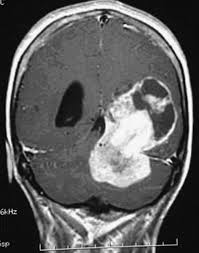
#> input picture mri1.jpg, 199 x 253 px
$ python 'Brain Tuomor Detector.py'
#> lines starting #> are read from the running program, lines starting #| are printed output that depends on the picture
### simpleimage.py
#!\Users\Lenovo\AppData\Local\Programs\Python\Python39\python.exe

"""
Stanford CS106AP SimpleImage

Written by Nick Parlante, Sonja Johnson-Yu, and Nick Bowman.
 -7/2019  version, has file reading, pix, foreach, hidden get/setpix

SimpleImage Features:
Create image:
  image = SimpleImage.blank(400, 200)   # create new image of size
  image = SimpleImage('foo.jpg')        # create from file

Access size
  image.width, image.height

Get pixel at x,y
  pix = image.get_pixel(x, y)
  # pix is RGB tuple like (100, 200, 0)

Set pixel at x,y
  image.set_pixel(x, y, pix)   # set data by tuple also

Get Pixel object at x,y
  pixel = image.get_pixel(x, y)
  pixel.red = 0
  pixel.blue = 255

Show image on screen
  image.show()

The main() function below demonstrates the above functions as a test.
"""

import sys
# If the following line fails, "Pillow" needs to be installed
from PIL import Image


def clamp(num):
    """
    Return a "clamped" version of the given num,
    converted to be an int limited to the range 0..255 for 1 byte.
    """
    num = int(num)
    if num < 0:
        return 0
    if num >= 256:
        return 255
    return num


class Pixel(object):
    """
    A pixel at an x,y in a SimpleImage.
    Supports set/get .red .green .blue
    and get .x .y
    """
    def __init__(self, image, x, y):
        self.image = image
        self._x = x
        self._y = y

    def __str__(self):
        return 'r:' + str(self.red) + ' g:' + str(self.green) + ' b:' + str(self.blue)

    # Pillow image stores each pixel color as a (red, green, blue) tuple.
    # So the functions below have to unpack/repack the tuple to change anything.

    @property
    def red(self):
        return self.image.px[self._x, self._y][0]

    @red.setter
    def red(self, value):
        rgb = self.image.px[self._x, self._y]
        self.image.px[self._x, self._y] = (clamp(value), rgb[1], rgb[2])

    @property
    def green(self):
        return self.image.px[self._x, self._y][1]

    @green.setter
    def green(self, value):
        rgb = self.image.px[self._x, self._y]
        self.image.px[self._x, self._y] = (rgb[0], clamp(value), rgb[2])

    @property
    def blue(self):
        return self.image.px[self._x, self._y][2]

    @blue.setter
    def blue(self, value):
        rgb = self.image.px[self._x, self._y]
        self.image.px[self._x, self._y] = (rgb[0], rgb[1], clamp(value))

    @property
    def x(self):
        return self._x

    @property
    def y(self):
        return self._y


# color tuples for background color names 'red' 'white' etc.
BACK_COLORS = {
    'white': (255, 255, 255),
    'black': (0, 0, 0),
    'red': (255, 0, 0),
    'green': (0, 255, 0),
    'blue': (0, 0, 255),
}


class SimpleImage(object):
    def __init__(self, filename, width=0, height=0, back_color=None):
        """
        Create a new image. This case works: SimpleImage('foo.jpg')
        To create a blank image use SimpleImage.blank(500, 300)
        The other parameters here are for internal/experimental use.
        """
        # Create pil_image either from file, or making blank
        if filename:
            self.pil_image = Image.open(filename).convert("RGB")
            if self.pil_image.mode != 'RGB':
                raise Exception('Image file is not RGB')
            self._filename = filename  # hold onto
        else:
            if not back_color:
                back_color = 'white'
            color_tuple = BACK_COLORS[back_color]
            if width == 0 or height == 0:
                raise Exception('Creating blank image requires width/height but got {} {}'
                                .format(width, height))
            self.pil_image = Image.new('RGB', (width, height), color_tuple)
        self.px = self.pil_image.load()
        size = self.pil_image.size
        self._width = size[0]
        self._height = size[1]
        self.curr_x = 0
        self.curr_y = 0

    def __iter__(self):
        return self

    def __next__(self):
        if self.curr_x < self.width and self.curr_y < self.height:
            x = self.curr_x
            y = self.curr_y
            self.increment_curr_counters()
            return Pixel(self, x, y)
        else:
            self.curr_x = 0
            self.curr_y = 0
            raise StopIteration()

    def increment_curr_counters(self):
        self.curr_x += 1
        if self.curr_x == self.width:
            self.curr_x = 0
            self.curr_y += 1

    @classmethod
    def blank(cls, width, height, back_color=None):
        """Create a new blank image of the given width and height, optional back_color."""
        return SimpleImage('', width, height, back_color=back_color)

    # [4 lines left out: function file, not called in this run]

    @property
    def width(self):
        """Width of image in pixels."""
        return self._width

    @property
    def height(self):
        """Height of image in pixels."""
        return self._height

    def get_pixel(self, x, y):
        """
        Returns a Pixel at the given x,y, suitable for getting/setting
        .red .green .blue values.
        """
        if x < 0 or x >= self._width or y < 0 or y >= self.height:
            e = Exception('get_pixel bad coordinate x %d y %d (vs. image width %d height %d)' %
                          (x, y, self._width, self.height))
            raise e
        return Pixel(self, x, y)

    def set_pixel(self, x, y, pixel):
        if x < 0 or x >= self._width or y < 0 or y >= self.height:
            e = Exception('set_pixel bad coordinate x %d y %d (vs. image width %d height %d)' %
                          (x, y, self._width, self.height))
            raise e
        self.px[x, y] = (pixel.red, pixel.green, pixel.blue)

    # [7 lines left out: function set_rgb, not called in this run]

    def _get_pix_(self, x, y):
        """Get pix RGB tuple (200, 100, 50) for the given x,y."""
        return self.px[x, y]

    def _set_pix_(self, x, y, pix):
        """Set the given pix RGB tuple into the image at the given x,y."""
        self.px[x, y] = pix

    def show(self):
        """Displays the image using an external utility."""
        self.pil_image.show()

    # [39 lines left out: functions make_as_big_as, main, not called in this run]


# [2 lines that do not run on import are left out]

### Brain Tuomor Detector.py
"""This program helps the user to find out the brain tumour from the brain MRI.
--- This program takes the image from the user and identifies the tumour in it.
--- Tumour is represented in red color.
--- Firstly, the original image is shown,
--- Secondly, the image will be shown, which will mark the sufficiently bright parts of the image
    with red color indiacting the tuomor and rest of the part will be colored with green color indicating
    that this region does not have any tumour.
--- Finally, the image of tumour in the brain will be shown.
"""

from simpleimage import SimpleImage

BRIGHT_THRESHOLD = 200
DEFAULT_FILE = 'mri1.jpg'

def get_file():
    filename = input('Enter image file (or press enter for default): ')
    if filename == '':
        filename = DEFAULT_FILE
    return filename

def get_avg(pixel):
    return (pixel.red + pixel.green + pixel.blue) // 3

def trim_filename(original_filename, trim_size):

    new_width = original_filename.width - 2 * trim_size
    new_height = original_filename.height - 2 * trim_size
    trimmed_filename = SimpleImage.blank(new_width,new_height)

    for x in range(new_width):
        for y in range(new_height):
            old_x = x + trim_size
            old_y = y + trim_size
            orig_pixel =original_filename.get_pixel(old_x, old_y)
            trimmed_filename.set_pixel(x,y,orig_pixel)
    return trimmed_filename

def find_tumour(filename):
    for pixel in filename:
        pixel_avg = get_avg(pixel)
        if pixel.red >= BRIGHT_THRESHOLD:
            pixel.red = pixel_avg * 2
            pixel.green = 0
            pixel.blue = 0
        else:
            pixel.green = pixel_avg * 2
            pixel.red = 0
            pixel.blue = 0
    return filename

def main():

    filename = get_file()
    filename = SimpleImage(filename)
#> in __init__, self.pil_image is the input picture: PIL image 199x253 RGB; min 0, max 255, mean 94.6
    filename.show()
    find_tumour_filename = find_tumour(filename)
    find_tumour_filename.show()
#> in show (call 2), `self.pil_image.show()`:
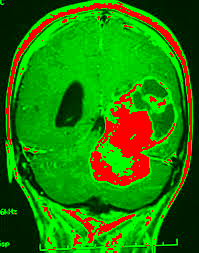
#> shown: PIL image 199x253 RGB; mean R, G, B 29.6, 127.1, 0
    trimmed_filename = trim_filename(filename, 40)
#> in __init__ (call 2), `self.pil_image = Image.new('RGB', (width, height), color_tuple)`: self.pil_image: PIL image 119x173 RGB; every value is 255
    find_tumour_filename = find_tumour(trimmed_filename)
    find_tumour_filename.show()
#> in show (call 3), `self.pil_image.show()`:
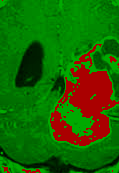
#> shown: PIL image 119x173 RGB; mean R, G, B 25.6, 100.8, 0


if __name__ == '__main__':
    main()
